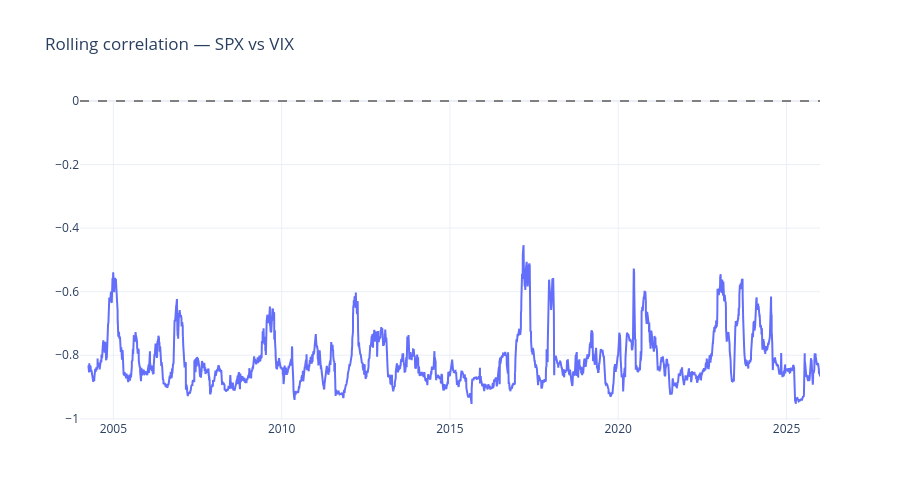

The notebook cell saved with this chart:
### Markdown cell above
## 8. Rolling correlation: S&P 500 vs VIX

I examine the 63-day rolling correlation between S&P 500 and VIX log returns. This
correlation is structurally negative under normal market conditions, but tends to
compress toward zero during periods of acute stress — making it a useful regime
indicator in its own right.

### Code cell
fig = go.Figure()
fig.add_trace(go.Scatter(x=df.index, y=df["spx_vix_rolling_corr"], name="SPX/VIX rolling corr (63d)"))
fig.add_hline(y=0, line_dash="dash", line_color="gray")
fig.update_layout(title="Rolling correlation — SPX vs VIX", template="plotly_white", height=500)
fig.show()

### Figure 1 — Plotly figure (JSON) as saved in the notebook; plotly's stock layout.template omitted (floating-point values rounded to 4 significant figures; data arrays with more than 128 entries replaced by an {"elided": "..."} marker saying what was removed)
{"data": [{"name": "SPX/VIX rolling corr (63d)", "type": "scatter", "x": {"elided": "5446 str values"}, "y": {"elided": "5446 float values"}}], "layout": {"height": 500, "shapes": [{"line": {"color": "gray", "dash": "dash"}, "type": "line", "x0": 0, "x1": 1, "xref": "x domain", "y0": 0, "y1": 0, "yref": "y"}], "title": {"text": "Rolling correlation — SPX vs VIX"}}}
